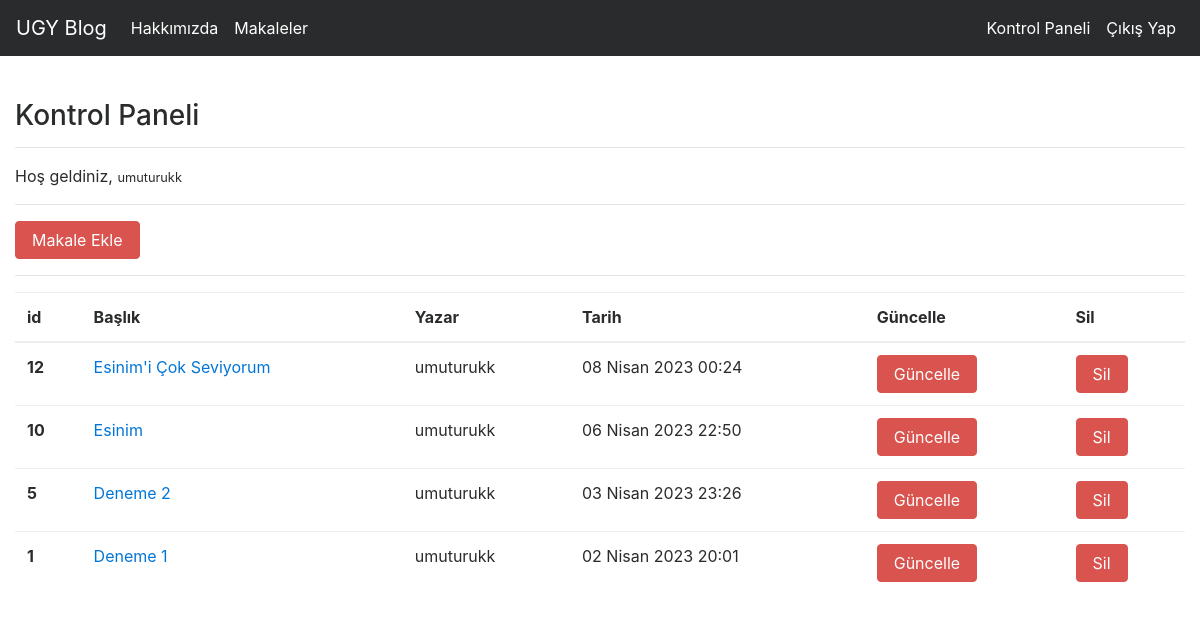
/articles/dashboard/ (signed in), run on an earlier commit of the app's database.
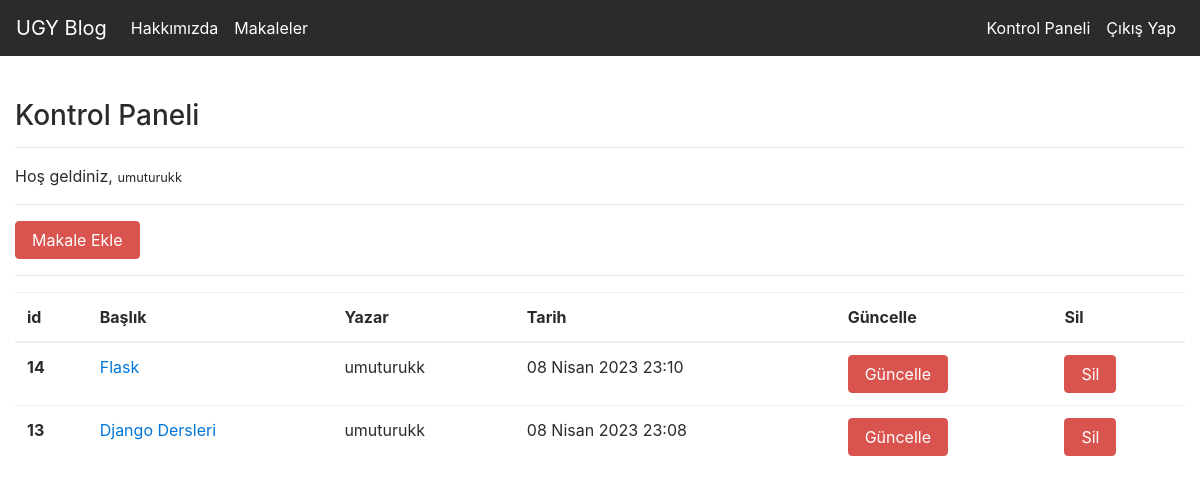
And on a later commit of the database.
### article/models.py (models this page shows, shortened)
class Article(models.Model):
    author = models.ForeignKey("auth.User", on_delete = models.CASCADE, verbose_name = 'Yazar') # auth.User tablosundan bir foreign key belirledik(tabloları ilişkilendirdik.)
    title = models.CharField(max_length = 50, verbose_name = 'Başlik') # başlık alanını uzunluğu maksimum 50 karakter olacak şekilde oluşturduk.
    content = RichTextField()
    created_date = models.DateTimeField(auto_now_add = True, verbose_name = 'Oluşturulma Tarihi') # makalenin oluşturulma tarihini o anın tarihine göre atayacak şekilde oluşturduk.
    article_image = models.FileField(blank = True, null = True, verbose_name = "Makaleye Fotoğraf Ekleyin")
    class Meta:
        ordering = ["-created_date"]

### article/views.py (the view)
# urls.py: path('dashboard/', views.dashboard, name = 'dashboard'),
@login_required(login_url = "user:login")
def dashboard(request):
    articles = Article.objects.filter(author = request.user)
    context = {
        "articles": articles,
    }
    return render(request, 'dashboard.html', context)

### templates/dashboard.html
{% extends 'layout.html' %}
{% block body %}
<h3>Kontrol Paneli</h3>
<hr>
<p>
    Hoş geldiniz, <small>{{request.user.username}}</small>
</p>
<hr>
<a class = "btn btn-danger" href = "/articles/addarticle">Makale Ekle</a>
<hr>
{% if articles %}
<table class="table">
    <thead>
      <tr>
        <th scope="col">id</th>
        <th scope="col">Başlık</th>
        <th scope="col">Yazar</th>
        <th scope="col">Tarih</th>
        <th scope="col">Güncelle</th>
        <th scope="col">Sil</th>
      </tr>
    </thead>
    <tbody>
        {% for article in articles %}
        <tr>
            <th scope="row"> {{article.id}} </th>
            <td><a href="/articles/article/{{article.id}}">{{article.title}}</a></td>
            <td>{{article.author.username}}</td>
            <td>{{article.created_date}}</td>
            <td><a href="/articles/update/{{article.id}}" class = "btn btn-danger">Güncelle</a></td>
            <td><a href="/articles/delete/{{article.id}}" class = "btn btn-danger">Sil</a></td>
          </tr>
        {% endfor %}
    </tbody>
  </table>
{% else %}
<div class = "alert alert-danger">
    Henüz bir makaleniz bulunmuyor.
</div>
{% endif %}
{% endblock body %}

What changed in the data, as far as the page shows it:
removed Article: id "12", title "Esinim'i Çok Seviyorum", author.username "umuturukk", created_date "08 Nisan 2023 00:24"
removed Article: id "10", title "Esinim", author.username "umuturukk", created_date "06 Nisan 2023 22:50"
removed Article: id "5", title "Deneme 2", author.username "umuturukk", created_date "03 Nisan 2023 23:26"
removed Article: id "1", title "Deneme 1", author.username "umuturukk", created_date "02 Nisan 2023 20:01"
added Article: id "14", title "Flask", author.username "umuturukk", created_date "08 Nisan 2023 23:10"
added Article: id "13", title "Django Dersleri", author.username "umuturukk", created_date "08 Nisan 2023 23:08"
